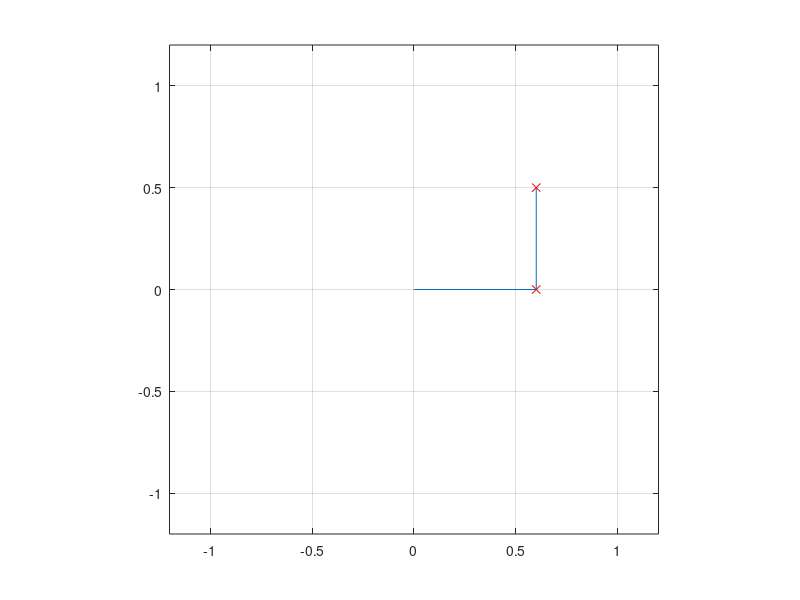

Here is the MATLAB script that generated this plot:
% dynamics introduction
close all; 
clear all; 


% parameters of the robot manipulator
% length
L_1 = 0.6;          % m
L_2 = 0.5;          % m

% weight
m_1 = 1.0;          % kg
m_2 = 1.0;          % kg

% gravity defined as a constant
g = 9.81;           % m/s^2

% initial values for theta
theta_1    = deg2rad(0); 
theta_2    = deg2rad(90); 
vec_theta  = [theta_1; theta_2];
tau        = [0; 0]

% initial values for d theta
d_theta_1  = 0; 
d_theta_2  = 0; 
vec_d_theta = [d_theta_1; d_theta_2];

% initial values for dd theta
dd_theta_1 = 0; 
dd_theta_2 = 0;
vec_dd_theta = [dd_theta_1; dd_theta_2];

deltaT = 0.01; 


% NOTE: use the following 
theta_iter_save   = zeros(0,2);     % joint angles over time for plot
p_1_iter_save     = zeros(0,2);     % p1 position over time for plot
p_2_iter_save     = zeros(0,2);     % p2 position over time for plot


for t=0:deltaT:5

    %%%%%%%%%%%%%%%%%%%%%%%%%%%%%%%%%%%%%%%%%%%%%%%%%%%%%%%%%%%%%%%%%%%%%%%  
    % implement here the mass matrix
    %%%%%%%%%%%%%%%%%%%%%%%%%%%%%%%%%%%%%%%%%%%%%%%%%%%%%%%%%%%%%%%%%%%%%%%  

    
    % !! remove the following line if you finished your implementation
    M = eye(2); 

        
    %%%%%%%%%%%%%%%%%%%%%%%%%%%%%%%%%%%%%%%%%%%%%%%%%%%%%%%%%%%%%%%%%%%%%%%  
    % implement here the coriolis vector
    %%%%%%%%%%%%%%%%%%%%%%%%%%%%%%%%%%%%%%%%%%%%%%%%%%%%%%%%%%%%%%%%%%%%%%%  


    % !! remove the following line if you finished your implementation
    c = [0; 0]

    %%%%%%%%%%%%%%%%%%%%%%%%%%%%%%%%%%%%%%%%%%%%%%%%%%%%%%%%%%%%%%%%%%%%%%%  
    % implement here the gravity vector
    %%%%%%%%%%%%%%%%%%%%%%%%%%%%%%%%%%%%%%%%%%%%%%%%%%%%%%%%%%%%%%%%%%%%%%%  

    % !! remove the following line if you finished your implementation
    g_vec = [0; 0]



        

    %%%%%%%%%%%%%%%%%%%%%%%%%%%%%%%%%%%%%%%%%%%%%%%%%%%%%%%%%%%%%%%%%%%%%%%  
    % implement the inverse dynamics equation 
    %%%%%%%%%%%%%%%%%%%%%%%%%%%%%%%%%%%%%%%%%%%%%%%%%%%%%%%%%%%%%%%%%%%%%%%  
    
    % !! remove the following line if you finished your implementation
    vec_dd_theta = [0; 0]


    % integrate acceleration to get velocity
    vec_d_theta = vec_d_theta + deltaT * vec_dd_theta;


    %%%%%%%%%%%%%%%%%%%%%%%%%%%%%%%%%%%%%%%%%%%%%%%%%%%%%%%%%%%%%%%%%%%%%%%  
    % OPTIONAL: implement model friction
    %%%%%%%%%%%%%%%%%%%%%%%%%%%%%%%%%%%%%%%%%%%%%%%%%%%%%%%%%%%%%%%%%%%%%%%  


    % integrate velocity to get position
    vec_theta = vec_theta + deltaT * vec_d_theta;

    % forward kinematics to get cartesian point of the two joints
    x_1 = L_1 * cos(vec_theta(1)); 
    y_1 = L_1 * sin(vec_theta(1));

    x_2 = L_1 * cos(vec_theta(1)) + L_2*cos(vec_theta(1) + vec_theta(2));
    y_2 = L_1 * sin(vec_theta(1)) + L_2*sin(vec_theta(1) + vec_theta(2));

    p_1_iter_save       = [p_1_iter_save; [x_1, y_1]];
    p_2_iter_save       = [p_2_iter_save; [x_2, y_2]];
    theta_iter_save     = [theta_iter_save; vec_theta'];


    % update all variables for the next iteration
    theta_1   = vec_theta(1); 
    theta_2   = vec_theta(2); 
    d_theta_1 = vec_d_theta(1);
    d_theta_2 = vec_d_theta(2);
end






% plot everything
figure(1);
n = length(p_1_iter_save(:,1))
for i=1:n    
    % mark the joint weight in the plot
    plot(p_1_iter_save(i,1), p_1_iter_save(i,2), 'rx')
    hold on; 
    plot(p_2_iter_save(i,1), p_2_iter_save(i,2), 'rx')

    % draw two lines for each joint
    line([0 p_1_iter_save(i,1)], [0 p_1_iter_save(i,2)]);
    line([p_1_iter_save(i,1) p_2_iter_save(i,1)], [p_1_iter_save(i,2), p_2_iter_save(i,2)]);

    hold off; 
    axis([-1.2 1.2 -1.2 1.2]);
    grid on; 
    axis square; 
    drawnow; 
end

%%%%%%%%%%%%%%%%%%%%%%%%%%%%%%%%%%%%%%%%%%%%%%%%%%%%%%%%%%%%%%%%%%%%%%%  
% implement a visualization of the velocity of each joint
%%%%%%%%%%%%%%%%%%%%%%%%%%%%%%%%%%%%%%%%%%%%%%%%%%%%%%%%%%%%%%%%%%%%%%%  

